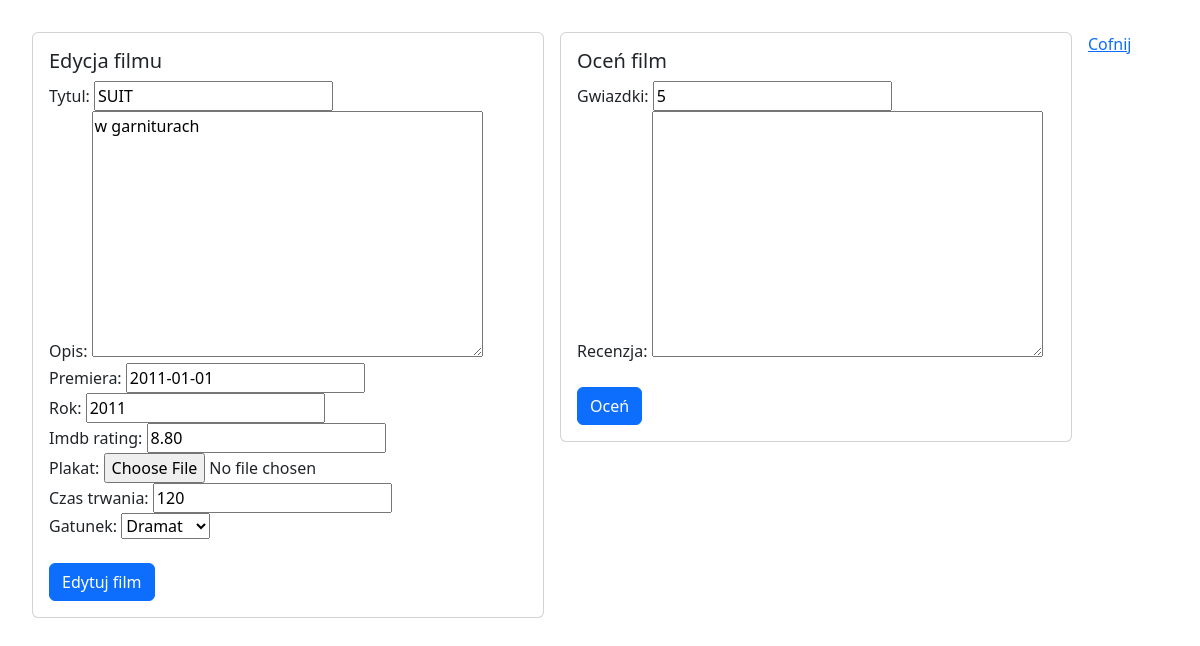
Page /filmy/edytuj/7/ (signed in) on the committed database.
### filmyweb/models.py (models this page shows, shortened)
class Film(models.Model):
    tytul = models.CharField(max_length=64, blank=False, unique=True)
    rok = models.PositiveSmallIntegerField(default=2000)
    opis = models.TextField(default="")
    premiera = models.DateField(null=True, blank=True)
    imdb_rating = models.DecimalField(max_digits=4, decimal_places=2, null=True, blank=True)
    plakat = models.ImageField(upload_to="plakaty", null=True, blank=True)
    dodatkowe = models.OneToOneField(DodatkoweInfo, on_delete=models.CASCADE, null=True, blank=True )

class DodatkoweInfo(models.Model):
    GATUNEK = {
        (0, 'Inne'),
        (1, 'Horror'),
        (2, 'Komedia'),
        (3, 'Sci-fi'),
        (4, 'Dramat'),
    }
    czas_trwania = models.PositiveSmallIntegerField(default=0)
    gatunek = models.PositiveSmallIntegerField(default=0, choices=GATUNEK)

### filmyweb/views.py (the view)
# urls.py: path('edytuj/<int:id>/', edytuj_film, name='edit_film'),
@login_required
def edytuj_film(request, id):
    film = get_object_or_404(Film, pk=id)
    oceny = Ocena.objects.filter(film=film)
    try:
        dodatkowe = DodatkoweInfo.objects.get(film=film.id)
    except DodatkoweInfo.DoesNotExist:
        dodatkowe = None
    form_film = FilmForm(request.POST or None, request.FILES or None, instance=film)
    form_dodatkowe = DodatkoweInfoForm(request.POST or None, instance=dodatkowe)
    form_ocena = OcenaForm(request.POST or None)
    if request.method == 'POST':
        if 'gwiazdki' in request.POST:
            ocena = form_ocena.save(commit=False)
            ocena.film = film
            ocena.save()
            return redirect(wszystkie_filmy)
    if all((form_film.is_valid(), form_dodatkowe.is_valid())):
        film = form_film.save(commit=False)
        dodatkowe = form_dodatkowe.save()
        film.dodatkowe = dodatkowe
        film.save()
        return redirect(wszystkie_filmy)
    return render(request, 'film_form.html', {'form': form_film, 'form_dodatkowe': form_dodatkowe,
                                              'oceny': oceny, 'form_ocena': form_ocena, 'nowy': False})

### filmyweb/forms.py
class FilmForm(ModelForm):
    class Meta:
        model = Film
        fields = ['tytul', 'opis', 'premiera', 'rok', 'imdb_rating', 'plakat']

class DodatkoweInfoForm(ModelForm):
    class Meta:
        model = DodatkoweInfo
        fields = ['czas_trwania', 'gatunek']

### templates/film_form.html (shortened to what this page needs)
{% extends 'glowny.html' %}
{% load bootstrap %}
{% block strona %}
    <div class="card" style="width: 32rem; float: left; margin-right: 1rem;">
      <div class="card-body">
      {% if nowy %}
        <h5 class="card-title">Nowy film</h5>
      {% else %}
        <h5 class="card-title">Edycja filmu</h5>
      {% endif %}
          <form method="post" enctype="multipart/form-data">
                {{ form|bootstrap }}
                {{ form_dodatkowe|bootstrap }}
          <br>
              {% if nowy %}
                <button type="submit" class="btn btn-primary">Nowy film</button>
              {% else %}
                <button type="submit" class="btn btn-primary">Edytuj film</button>
              {% endif %}
          </form>
      </div>
    </div>
     <div class="card" style="width: 32rem; float: left; margin-right: 1rem;">
      <div class="card-body">
        <h5 class="card-title">Oceń film</h5>
          <form method="post" enctype="multipart/form-data">
                {{ form_ocena|bootstrap }}
          <br>
                <button type="submit" class="btn btn-primary">Oceń</button>
          </form>
      </div>
    </div>
    <a href="{% url 'wszystkie' %}">Cofnij</a>
{% endblock %}

### filmyweb/static/nowy.css (style rules this page uses)
body { padding: 2rem; }
.card { width: 36rem; }

### rows in the picture
Film: tytul "SUIT", opis "w garniturach", premiera "2011-01-01", rok "2011", imdb_rating "8.80"
DodatkoweInfo: czas_trwania "120", gatunek "Dramat"
